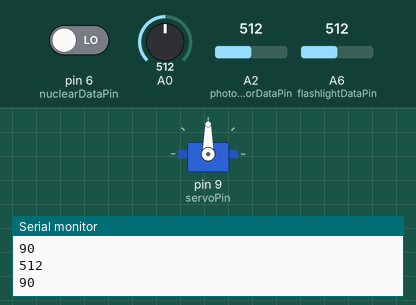
Bench run of a sketch on a simulated Arduino Nano, built with avr-gcc and run on an emulated ATmega328P. Shown: servo, the last lines printed to the serial monitor. Inputs (shaded band) come from the test bench; at power-on: A2 (photoresistorDataPin) = 512, pin 6 (nuclearDataPin) LOW, A0 = 512, A6 (flashlightDataPin) = 512.

Above: at 2.2 s.
2.3 s: A2 (photoresistorDataPin) set to 596
3.8 s: A2 (photoresistorDataPin) set to 630
At 4.27 s:
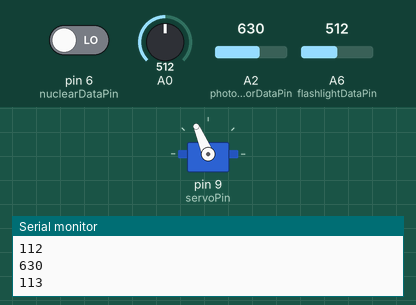
At 6.5 s:
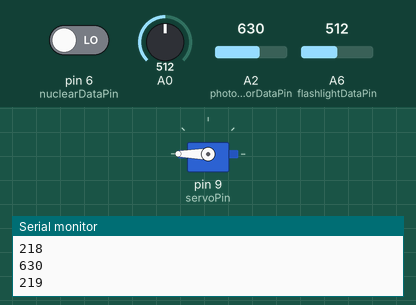
6.8 s: pin 6 (nuclearDataPin) driven HIGH
At 7.2 s:
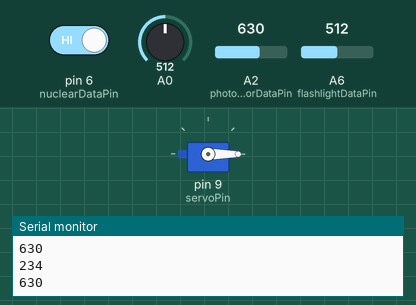
9.8 s: pin 6 (nuclearDataPin) driven LOW
At 10.4 s:
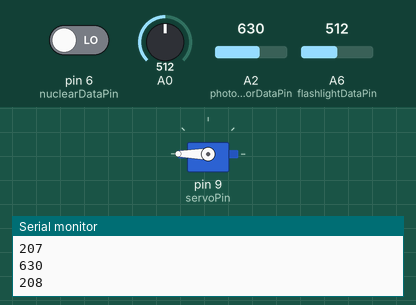
11.3 s: A2 (photoresistorDataPin) set to 1023
14.3 s: A2 (photoresistorDataPin) set to 900
Timing chart, 0 to 18.3 s (numbered marks = the images above; inputs shaded):
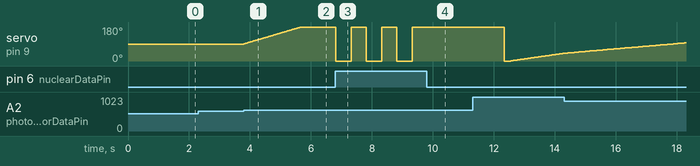

The sketch:

Full_Project.ino
```cpp
//Inlclude Libraries
#include <Servo.h>

//Define variables related to Servo
Servo gatorHead;
int servoPin = 9;
int servoPos;
float kp = 0.01;
float deadband = 40;
int servoLogic;
int responseTime = 20;

//Define variables related to Flashlight
int photoresistorDataPin = A2;
int photoresistorData;
int nuclearDataPin = 6;
int nuclearData = 0;
int flashlightDataPin = A6;
int flashlightData;
int ambientCal;

//Define variables related to Poteniometers
int deadbandPotPin;
int deadbandData;
int sensitivityPotPin;
int sensitivityData;

void setup() {
  //Define pinModes
  pinMode(servoPin, OUTPUT);

  pinMode(photoresistorDataPin, INPUT);
  pinMode(nuclearDataPin, INPUT);
  pinMode(flashlightDataPin, INPUT);

  pinMode(deadbandPotPin, INPUT);
  pinMode(sensitivityPotPin, INPUT);

  //Attach Servo
  gatorHead.attach(servoPin);

  //Calibrate all tools
  gatorHead.write(90);
  servoPos = 90;
  delay(500);
  ambientCal = analogRead(photoresistorDataPin);
  delay(500);

  //FOR DEBUGGING
  Serial.begin(9600);
}

void loop() {
  // put your main code here, to run repeatedly:
  nuclearData = digitalRead(nuclearDataPin);
  flashlightData = analogRead(flashlightDataPin);
  photoresistorData = analogRead(photoresistorDataPin);
  deadbandData = analogRead(deadbandPotPin);
  sensitivityData = analogRead(sensitivityPotPin);

  Serial.println(photoresistorData);

  handleGatorHead(nuclearData, flashlightData, photoresistorData, deadbandData, sensitivityData, responseTime);
}

void handleGatorHead(int nuclearData, int flashlightData, int photoresistorData, int deadbandData, int sensitivityData, int responseTime) {
  if (nuclearData == HIGH) {
    //gatorHead goes crazy
    servoPos = 0;
    gatorHead.write(servoPos);
    delay(500);
    servoPos = 180;
    gatorHead.write(servoPos);
    delay(500);

  } else {
    //gatorHead does normal things
    //Light Control Logic
    if (flashlightData <= 30) {  //LOW END
      servoLogic = 0;
    }
    if (flashlightData > 30 && flashlightData <= 55.5) {  //LOWER RANGE DIM BLUE
      servoLogic = 0;
    }
    if (flashlightData > 55.5 && flashlightData <= 200) {  //MID RANGE DIM ORANGE
      servoLogic = 0;
    }
    if (flashlightData > 200 && flashlightData <= 234) {  //HIGHER RANGE BRIGHT ORANGE
      servoLogic = 1;
    }
    if (flashlightData > 234) {  //HIGH END BRIGHT BLUE
      servoLogic = -1;
    }


    //Servo Control Logic
    if (photoresistorData < ambientCal - deadband) {

        servoPos = servoPos + servoLogic*(floor((abs(photoresistorData - ambientCal) * kp)));
        if (servoPos >=180){
          servoPos = 180;
        }

    }
    if (photoresistorData > ambientCal + deadband) {

        servoPos = servoPos - servoLogic*(floor((abs(photoresistorData - ambientCal) * kp)));
        if (servoPos <= 0){
          servoPos = 0;
        }

    }
    Serial.println(servoPos);
    gatorHead.write(servoPos);
    delay(responseTime);
  }
}
```

Measured:
- the behaviour switches between 611 and 612 on A2 (photoresistorDataPin) (found by bisection; images 0 and 1)
- after the input at 3.8 s, servo on pin 9 (servoPin): moves from 90° to 180° over 1.9 s, starting at once
- after the input at 6.8 s, servo on pin 9 (servoPin): alternates 180° for 0.50 s and 0° for 0.50 s, starting at once
- after the input at 9.8 s, servo on pin 9 (servoPin): stays 180° (without the input it goes to 0° after 0.02 s)
